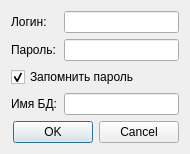
<?xml version="1.0" encoding="UTF-8"?>
<ui version="4.0">
 <class>LoginDialog</class>
 <widget class="QDialog" name="LoginDialog">
  <property name="geometry">
   <rect>
    <x>0</x>
    <y>0</y>
    <width>190</width>
    <height>142</height>
   </rect>
  </property>
  <property name="windowTitle">
   <string>Авторизация</string>
  </property>
  <layout class="QGridLayout" name="gridLayout">
   <item row="0" column="0">
    <widget class="QLabel" name="label">
     <property name="text">
      <string>Логин:</string>
     </property>
     <property name="alignment">
      <set>Qt::AlignLeading|Qt::AlignLeft|Qt::AlignVCenter</set>
     </property>
    </widget>
   </item>
   <item row="0" column="1">
    <widget class="QLineEdit" name="loginEdit"/>
   </item>
   <item row="1" column="0">
    <widget class="QLabel" name="label_2">
     <property name="text">
      <string>Пароль:</string>
     </property>
     <property name="alignment">
      <set>Qt::AlignLeading|Qt::AlignLeft|Qt::AlignVCenter</set>
     </property>
    </widget>
   </item>
   <item row="1" column="1">
    <widget class="QLineEdit" name="passwordEdit">
     <property name="echoMode">
      <enum>QLineEdit::Password</enum>
     </property>
    </widget>
   </item>
   <item row="3" column="0">
    <widget class="QLabel" name="label_3">
     <property name="text">
      <string>Имя БД:</string>
     </property>
     <property name="alignment">
      <set>Qt::AlignLeading|Qt::AlignLeft|Qt::AlignVCenter</set>
     </property>
    </widget>
   </item>
   <item row="3" column="1">
    <widget class="QLineEdit" name="dbEdit"/>
   </item>
   <item row="4" column="0" colspan="2">
    <widget class="QDialogButtonBox" name="buttonBox">
     <property name="standardButtons">
      <set>QDialogButtonBox::Cancel|QDialogButtonBox::Ok</set>
     </property>
    </widget>
   </item>
   <item row="2" column="0" colspan="2">
    <widget class="QCheckBox" name="rememberPassword">
     <property name="text">
      <string>Запомнить пароль</string>
     </property>
     <property name="checked">
      <bool>true</bool>
     </property>
    </widget>
   </item>
  </layout>
 </widget>
 <resources/>
 <connections>
  <connection>
   <sender>buttonBox</sender>
   <signal>rejected()</signal>
   <receiver>LoginDialog</receiver>
   <slot>close()</slot>
   <hints>
    <hint type="sourcelabel">
     <x>118</x>
     <y>121</y>
    </hint>
    <hint type="destinationlabel">
     <x>118</x>
     <y>70</y>
    </hint>
   </hints>
  </connection>
 </connections>
</ui>
